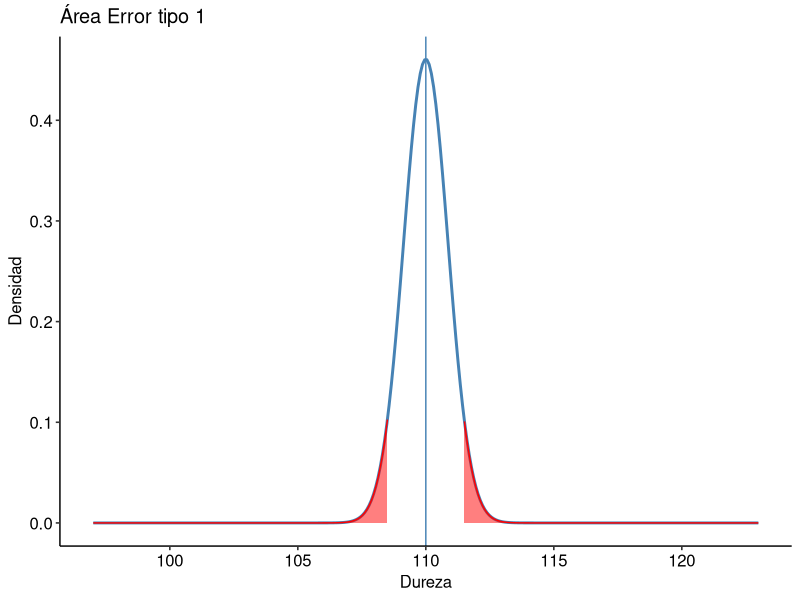
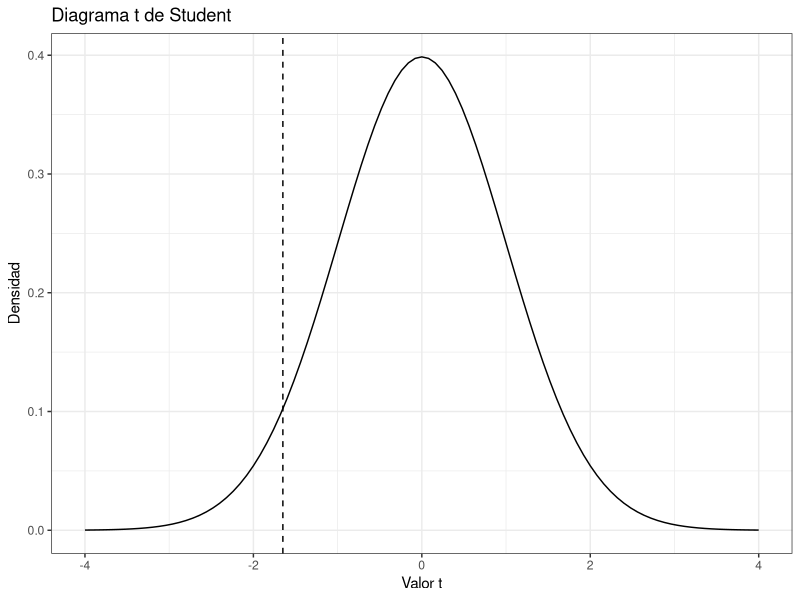
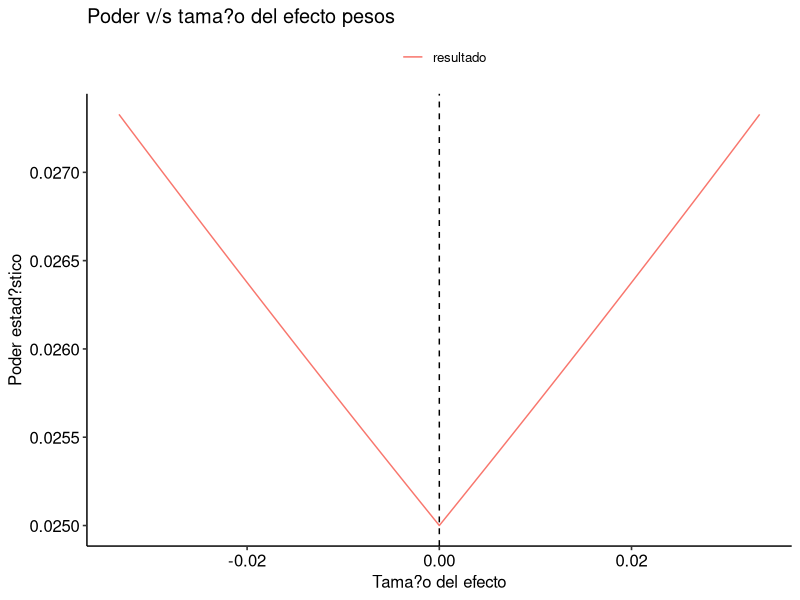

Generate these figures, in order, with R:
# # Grupo 2 EP05
# Integrantes: 
#   - Angel Vilches
#   - Nicolas Valdes
#   - Agustín Henríquez

# Librerias

library(tidyr)
library (ggpubr)
library(ggplot2)
library (dplyr)
library(pwr)
library (tidyverse)

# ////////////////////////// Enunciado //////////////////////////

# El proceso de selecci?n de manzanas para exportaci?n no es sencillo, pues se deben descartar aquellas que
# est?n muy maduras, muy verdes o da?adas. Adicionalmente, cada fruta debe cumplir con un determinado
# calibre, establecido por el mercado, para ser considerada apta para la venta. El calibre de una fruta puede ser
# determinado tanto por su peso como por su di?metro m?ximo ecuatorial. En el caso de las manzanas, el calibre
# m?nimo aceptable es de 60 mm si se mide por el di?metro o de 90 g si se mide por el peso.
# 
# Un agricultor dedicado a la producci?n de manzanas desea determinar, usando una muestra aleatoria de 300
# manzanas, si sus frutas tienen un peso medio de 110 g. Se sabe que el peso de ?stas sigue una distribuci?n
# normal con desviaci?n est?ndar de 15 g

# Desviaci?n Est?ndar
s <- 15

# Tama?o de la muestra
n <- 300

# Error Est?ndar
SE = s / sqrt (n)


# ////////////////////////// PREGUNTA 1 //////////////////////////


# El agricultor piensa rechazar la hip?tesis nula cuando la muestra presente un peso medio menor a 108,5
# gramos o mayor a 111,5 gramos. Determine, usando herramientas gr?ficas, la probabilidad de que cometa
# un error de tipo I.

# Hipotesis
# H0: m = 110
# H1: m != 110

# Calcular la probabilidad de cometer un error de tipo I
# usar funci�n pnorm para calcular la probabilidad acumulada de una variable aleatoria normal est�ndar en un punto espec�fico de la distribuci�n
cola_inferior <- pnorm(mean = 110, sd = SE, q = 108.5, lower.tail = TRUE)
cola_superior <- pnorm(mean = 110, sd = SE, q = 111.5, lower.tail = FALSE)

# Como se trata de una prueba unilateral, el nivel de significacion es igual la cola superior
alfa = cola_inferior + cola_superior

print(alfa)

# R: El nivel de significaci?n corresponde a 0,01046 aproximadamente, lo
# que equivale a un 1,694% de probabilidad de cometer un error de tipo 1.

# Gr?fico ?rea error tipo 1
x <- seq(110 - s*SE,110 + s*SE,0.01)
y <- dnorm(x, mean = 110 , sd = SE)
g <- ggplot(data = data.frame(x,y), aes(x))
g <- g + stat_function(
  fun = dnorm,
  n = 300,
  args = list(mean = 110 , sd = SE),
  colour = "steelblue", size = 1)
g <- g + ylab("Densidad")
g <-g + xlab("Dureza")
g <-g + labs(title = "Área Error tipo 1")
g <- g + theme_pubr()
g <- g + geom_area(data = subset(data.frame(x,y), x < 108.5), 
                   aes(y = y),
                   colour = "red",
                   fill = "red",
                   alpha = 0.5)


g <- g + geom_area(data = subset(data.frame(x,y), x > 111.5), 
                   aes(y = y),
                   colour = "red",
                   fill = "red",
                   alpha = 0.5)

# Agregar una l�nea vertical para el valor nulo .
g <- g + geom_vline(aes(xintercept = 110) ,
                           color = "steelblue", linetype = 1)

print(g)


# ////////////////////////// PREGUNTA 2 //////////////////////////


# Suponga ahora que el verdadero peso medio de las manzanas es de 109 gramos. Determine mediante
# herramientas gráficas cuál sería la probabilidad de que el agricultor, quien obviamente no conoce
# este dato, cometa un error de tipo II

# Primeramente se establecen las hipótesis nula y alternativa:
# H0: El peso medio de las manzanas es de 110 gramos 
# HA: El peso medio de las manzanas es menor a 110 gramos

# El equivalente matemático de las hipótesis anteriores:
# H0: μ = 110
# HA: μ < 110

# Los datos que se poseen son los siguientes:
# Tamaño de la muestra   : 300 manzanas
# Desviación estándar    : 15  gramos
# Peso medio poblacional : 109 gramos

mediaHipotetica    <- 110
mediaVerdadera     <- 109 
tamanioMuestra     <- 300
gradosLibertad     <- tamanioMuestra - 1
valorNulo          <- 110
desviacionEstandar <- 15

# Se trabajará con una prueba de hipótesis para una muestra (Prueba T de Student) ya que
# se quiere probar una hipótesis sobre la media poblacional a partir de una muestra
# aleatoria, por lo cual se verifican las condiciones:
# 1) Se cumplela independencia de observaciones y
# 2) La muestra sigue una distribución normal (con un tamaño superior a 30 muestras)

# Ha de considerarse/asumirse un nivel de significancia del 5%, en consecuencia alpha = 0.05
# Se realiza una prueba unilateral

alpha <- 0.05 

valorCritico <- qt(alpha, gradosLibertad, lower.tail = TRUE)
poderPrueba <- power.t.test(n = tamanioMuestra, delta = (mediaHipotetica - mediaVerdadera)/desviacionEstandar, sd = desviacionEstandar, sig.level = alpha, type = "one.sample", alternative = "one.sided")$power
# 1-poderPrueba = 0.9415 o 94.15% de que el agricultor no detecte una diferencia real en los pesos de las manzanas y acepte incorrectamente la hipótesis nula


g2 <- ggplot(data.frame(x = c(-4, 4)), aes(x)) + 
  stat_function(fun = dt, args = list(df = gradosLibertad)) +
  geom_vline(xintercept = valorCritico, linetype = "dashed") +
  labs(x = "Valor t", y = "Densidad", title = "Diagrama t de Student") +
  theme_bw()

print(g2)

# De acuerdo a lo calculado y graficado, la prueba tiene un poder bajo, es decir, existe una alta
# probabilidad de comenter un error de tipo II, vale decir, no rechazar H0 cuando HA es verdadera.
# Por lo tanto, el agricultor tiene una baja probabilidad de detectar que el peso medio de sus manzanas
# es menor a 110 gramos.
             

# ////////////////////////// PREGUNTA 3 //////////////////////////


# Teniendo en cuenta que en realidad no se conoce el verdadero peso medio, genere ahora un gr?fico del
# poder teniendo en cuenta que el agricultor piensa rechazar la hip?tesis nula si la muestra presenta un peso
# medio menor a 108,5 gramos o mayor a 111,5 gramos, pero suponiendo ahora que el peso volumen medio
# podr?a variar entre 109,5 y 110,5 gramos.


# Desviaci?n Est?ndar
desv_estandar <- 15

# Tama?o de la muestra
n <- 300


alfa <- 0.05

medias <- seq(109.5, 110.5, 0.01)
media_nula <- 110 # (109.5 + 110.5) / 2


# C?lculo del efecto
efecto <- (medias - media_nula) / desv_estandar

# C?lculo del poder
resultado <- power.t.test(n = n, 
                          delta = efecto, 
                          sd = desv_estandar, 
                          sig.level = alfa, 
                          type = "one.sample", 
                          alternative = "two.sided")$power


# Se define el gr?fico
datos <- data.frame(efecto, resultado)
datos <- datos %>% pivot_longer(!"efecto", 
                                names_to = "fuente", 
                                values_to = "poder")
niveles <- c("resultado")
etiquetas <- c("resultado")
datos[["fuente"]] <- factor(datos[["fuente"]], 
                            levels = niveles, 
                            labels = etiquetas)

g3 <- ggplot (datos, aes(efecto, poder, colour = factor (fuente)))
g3 <- g3 + geom_line()
g3 <- g3 + labs ( colour = "")
g3 <- g3 + ylab ("Poder estad?stico")
g3 <- g3 + xlab ("Tama?o del efecto")

# T?tulo para el gr?fico
g3 <- g3 + theme_pubr ()
g3 <- g3 + ggtitle ("Poder v/s tama?o del efecto pesos")
g3 <- g3 + geom_vline ( xintercept = 0, linetype = "dashed")

print(g3)

# El grafico muestra c?mo el poder estad?stico cambia a medida que el tama?o del efecto cambia. 
# Cuanto mayor es el tama?o del efecto, mayor es el poder estad?stico. 
# Por lo tanto, si el gr?fico muestra que el poder estad?stico es alto para tama?os de efecto en el rango de 109.5 a 110.5, 
# esto quiere decir que el agricultor tiene una alta probabilidad de detectar si el peso medio de las manzanas cae dentro de ese rango, 
# dado su condicion de rechazo de la hip?tesis nula. Si el poder estad?stico es bajo, esto sugiere que el agricultor tiene una baja 
# probabilidad de detectar si el peso medio de las manzanas cae dentro de ese rango.


# ////////////////////////// PREGUNTA 4 //////////////////////////
# 
# Considerando un peso medio verdadero de 109,5 gramos, calcule usando funciones de R (o alguno de sus
# paquetes) cuántas manzanas deberían revisarse para conseguir un poder estadístico de 0,85 y un nivel de
# significación de 0,05.

# Para la resolución de la presente interrogante, ha de considerarse la función pwr.norm.test() dado que
# permitiría el cumplimiento de las condiciones establecidas de acuerdo a parámetros que consideran un
# delta ((media verdadera-media de la muestra)/sd/sqrt(nOriginal)), sd (desviación estándar), sig.level (nivel de significación
# deseado), power (poder estadístico deseado) y n como el tamaño de la muestra, entendiendose que este valor
# es desconocido. En este sentido:

# Tamaño de muestra necesario para alcanzar un poder estadístico de 0.85
# y un nivel de significación de 0.05 para una prueba de hipótesis con
# media poblacional de 109.5 g y desviación estándar poblacional de 15 g.

pwr <- pwr.norm.test(n = NULL, d = (109.5 - 110)/(15/sqrt(300)), sig.level = 0.05, power = 0.85)
cat("Por lo tanto, el número de manzanas quedeberían revisarse para conseguir un poder estadístico de 0,85 y un nivel de significación de 0,05 es de: ")
print(pwr)
cat("donde n es aproximadamente 27, es decir, 27 manzanas son requeridas para obtener los parámetros establecidos")
